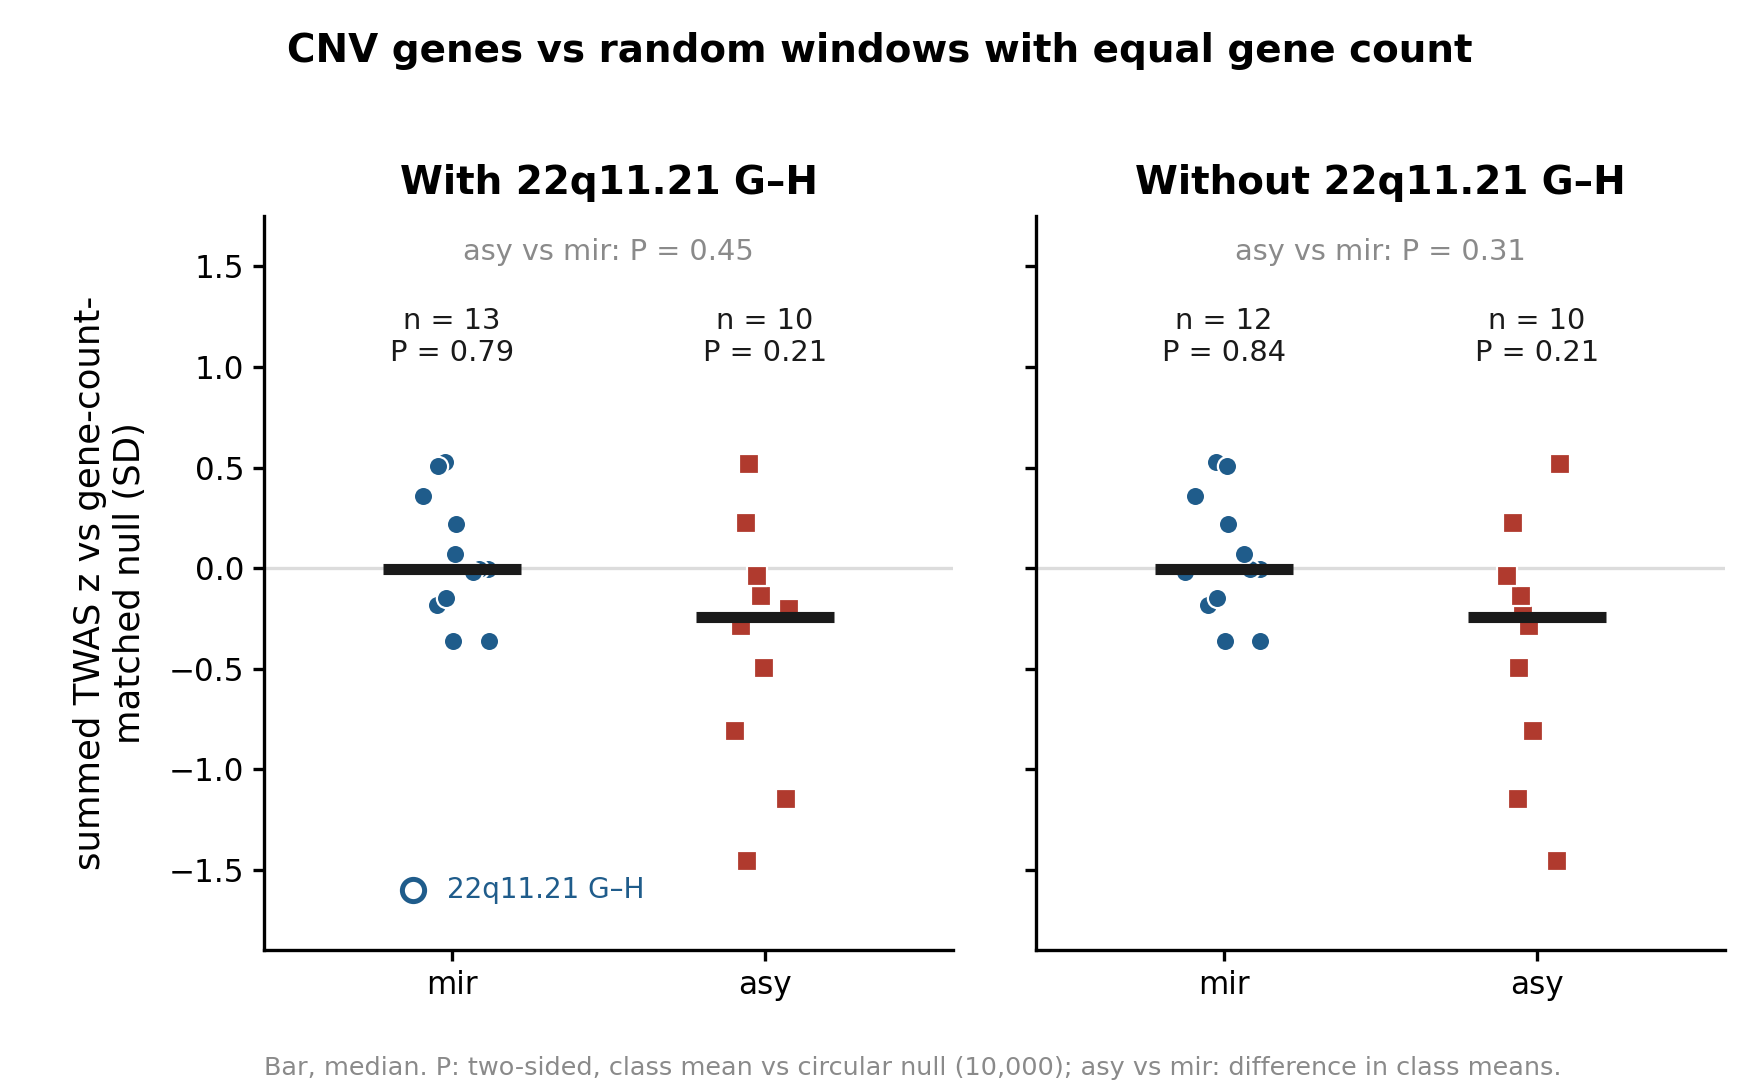

Recreate this plot in Python.
# Panel b (height; summed TWAS z per CNV vs its gene-count-matched circular null, mirror vs asymmetric) with and without
# 22q11.21 G-H (MS 2026-11-03: G-H is a weak mirror CNV, neither allele nominally significant: DEL +0.36 SD P 0.41, DUP -0.16 SD
# P 0.07). Recomputes twas_class_null_panel.py's strip-plot values (same gene list, same 10,000 circular draws, seed 2026, same 23
# non-overlapping CNVs) and checks them against twas_class_strip_points.csv / twas_class_strip_stats.csv.
# Outputs: fig_panel_b_with_without_22qGH.{png,pdf}, panel_b_with_without_22qGH_stats.csv
import os, numpy as np, pandas as pd, matplotlib
from scipy import stats
matplotlib.use("Agg"); import matplotlib.pyplot as plt
HERE = os.path.dirname(os.path.abspath(__file__)); CONC = os.path.dirname(HERE); ROOT = os.path.dirname(os.path.dirname(CONC))
genes = pd.read_csv(ROOT + "/pathway_analysis/Final/cnv_genes_annotated.csv")
S = pd.read_csv(CONC + "/twas_per_cnv_sign_test.csv"); S = S[S.trait == "height"].set_index("CNV_ID")
chrnum = lambda c: int(str(c).replace("chr", "").replace("X", "23"))
tw = pd.read_csv(CONC + "/twas30/height.txt", sep=r"\s+")
g = tw.groupby("GENE").agg(z=("TWAS.Z", "mean"), chr=("CHR", "first"), pos=("TxS", "first")).reset_index()
g["c"] = g["chr"].map(chrnum); g = g.sort_values(["c", "pos"]).reset_index(drop=True)
N = len(g); cs = np.concatenate([[0], np.cumsum(np.concatenate([g.z.values, g.z.values]))]); pos_of = dict(zip(g.GENE, g.index))
spans = {}
for cid, sub in genes.groupby("CNV_ID"):
    ix = sorted(pos_of[x] for x in sub.Gene if x in pos_of)
    if ix and cid in S.index and not np.isnan(S.loc[cid, "DEL_effect"]) and not np.isnan(S.loc[cid, "DUP_effect"]): spans[cid] = (ix[0], ix[-1] - ix[0] + 1)
cids = list(spans); order = sorted(cids, key=lambda c: spans[c][0]); clusters, cur, end = [], [], -1
for c in order:
    s0, L = spans[c]
    if cur and s0 <= end: cur.append(c); end = max(end, s0 + L - 1)
    else:
        if cur: clusters.append(cur)
        cur, end = [c], s0 + L - 1
clusters.append(cur)
anchor = {c: min(spans[x][0] for x in cl) for cl in clusters for c in cl}; cl_id = {c: i for i, cl in enumerate(clusters) for c in cl}
rel = np.array([spans[c][0] - anchor[c] for c in cids]); Ls = np.array([spans[c][1] for c in cids]); ci = np.array([cl_id[c] for c in cids]); anc = np.array([anchor[c] for c in cids])
x = np.array([cs[spans[c][0] + Ls[i]] - cs[spans[c][0]] for i, c in enumerate(cids)]); cls = np.array([S.loc[c, "cls"] for c in cids])
rng = np.random.default_rng(2026); K = rng.integers(0, N, size=(10000, len(clusters)))
st = (anc[None, :] + K[:, ci] + rel[None, :]) % N; Xp = cs[st + Ls[None, :]] - cs[st]
mu, sd = Xp.mean(0), Xp.std(0); zs = (x - mu) / sd; Zp = (Xp - mu[None, :]) / sd[None, :]
C = np.array(cids); keep = np.isin(C, pd.read_csv(CONC + "/twas_dosage_panel_nonoverlap.csv").CNV_ID)

# check against the published panel b values
ref = pd.read_csv(CONC + "/twas_class_strip_points.csv").set_index("CNV_ID")
assert np.allclose(pd.Series(zs, index=C)[ref.index], ref.size_matched_z), "does not reproduce twas_class_strip_points.csv"

p2 = lambda o, nl: min(1, 2 * min(1 + np.sum(nl <= o), 1 + np.sum(nl >= o)) / (len(nl) + 1))
rows, sets = [], {"with 22q11.21 G-H": keep, "without 22q11.21 G-H": keep & (C != "22q11.21_G_H")}
for name, k in sets.items():
    for grp in ["mirror", "asymmetric"]:
        m = k & (cls == grp)
        rows.append(dict(cnv_set=name, group=grp, n_cnv=int(m.sum()), median=float(np.median(zs[m])), mean=zs[m].mean(), p_two_sided=p2(zs[m].mean(), Zp[:, m].mean(1))))
    ma, mm = k & (cls == "asymmetric"), k & (cls == "mirror"); o = zs[ma].mean() - zs[mm].mean()
    mw = stats.mannwhitneyu(zs[ma], zs[mm]).pvalue
    rows.append(dict(cnv_set=name, group="asymmetric minus mirror", mean=o, p_two_sided=p2(o, Zp[:, ma].mean(1) - Zp[:, mm].mean(1)), p_mannwhitney=mw))
R = pd.DataFrame(rows); R.to_csv(HERE + "/panel_b_with_without_22qGH_stats.csv", index=False)
chk = pd.read_csv(CONC + "/twas_class_strip_stats.csv").set_index("group"); r0 = R[R.cnv_set == "with 22q11.21 G-H"].set_index("group")
assert np.allclose(r0["mean"], chk.loc[r0.index, "mean"]), "class means do not reproduce twas_class_strip_stats.csv"
print(R.round(4).to_string(index=False))

# ---- figure (Fig. 3 style, as fig_twas_fig3style.py panel b)
INK = '#1a1a1a'; GREY = '#8a8a8a'; LIGHT = '#dcdcdc'; RED = '#b03a2e'; BLUE = '#1f5c8b'
plt.rcParams.update({"font.family": "DejaVu Sans", "axes.linewidth": .6, "xtick.major.width": .6, "ytick.major.width": .6})
fp = lambda p: f"{p:.2g}"
fig, axs = plt.subplots(1, 2, figsize=(4.4, 2.7), sharey=True, gridspec_kw=dict(wspace=.12))
fig.subplots_adjust(left=.15, right=.98, top=.8, bottom=.12)
for j, (bx, (name, k)) in enumerate(zip(axs, sets.items())):
    st_ = R[R.cnv_set == name].set_index("group"); rng = np.random.default_rng(1)
    for i, (grp, c, mk) in enumerate([("mirror", BLUE, "o"), ("asymmetric", RED, "s")]):
        m = k & (cls == grp); v = zs[m]; jit = rng.uniform(-.13, .13, len(v))
        gh = C[m] == "22q11.21_G_H"
        bx.scatter(i + jit[~gh], v[~gh], s=12, color=c, marker=mk, edgecolor="white", lw=.4, zorder=4)
        if gh.any():
            bx.scatter(i + jit[gh], v[gh], s=16, marker=mk, facecolor="white", edgecolor=c, lw=.9, zorder=4)
            bx.annotate("22q11.21 G–H", (i + jit[gh][0], v[gh][0]), xytext=(6, 0), textcoords="offset points", size=5, color=c, va="center")
        bx.plot([i - .22, i + .22], [np.median(v)] * 2, color=INK, lw=2, zorder=5, solid_capstyle="butt")
        bx.text(i, 1.0, f"n = {int(m.sum())}\nP = {fp(st_.loc[grp, 'p_two_sided'])}", size=5.2, ha="center", va="bottom", color=INK, linespacing=1.2)
    bx.axhline(0, color=LIGHT, lw=.6, zorder=1)
    bx.text(.5, 1.5, f"asy vs mir: P = {fp(st_.loc['asymmetric minus mirror', 'p_two_sided'])}", size=5.2, ha="center", va="bottom", color=GREY)
    bx.set_xticks([0, 1]); bx.set_xticklabels(["mir", "asy"], size=6.4); bx.set_xlim(-.6, 1.6); bx.set_ylim(-1.9, 1.75)
    bx.tick_params(labelsize=5.6, length=2, pad=1.5); bx.spines[["top", "right"]].set_visible(False)
    bx.set_title(name[0].upper() + name[1:].replace("G-H", "G\u2013H"), size=7, weight="bold", pad=4)
axs[0].set_ylabel("summed TWAS z vs gene-count-\nmatched null (SD)", size=6.4)
fig.suptitle("CNV genes vs random windows with equal gene count", size=7, weight="bold", y=.97)
fig.text(.15, .005, "Bar, median. P: two-sided, class mean vs circular null (10,000); asy vs mir: difference in class means.", size=4.6, color=GREY)
fig.savefig(HERE + "/fig_panel_b_with_without_22qGH.png", dpi=400); fig.savefig(HERE + "/fig_panel_b_with_without_22qGH.pdf")
print("written")
